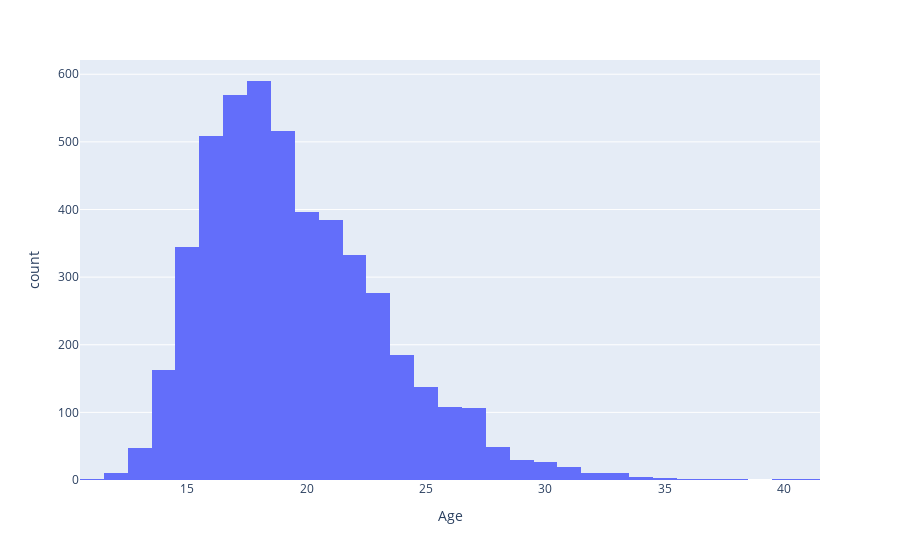

Source (notebook cell):
### Markdown cell above
**Женщины:**

### Code cell
women_age = swimmers.groupby(['ID', 'Year', 'Sex'], as_index=False).agg({'Age': 'min'}).dropna().query('Sex== "F"')
px.histogram(women_age, x='Age')

### Figure 1 — Plotly figure (JSON) as saved in the notebook; plotly's stock layout.template omitted (floating-point values rounded to 4 significant figures; data arrays with more than 128 entries replaced by an {"elided": "..."} marker saying what was removed)
{"data": [{"alignmentgroup": "True", "bingroup": "x", "hovertemplate": "Age=%{x}<br>count=%{y}<extra></extra>", "legendgroup": "", "marker": {"color": "#636efa", "pattern": {"shape": ""}}, "name": "", "offsetgroup": "", "orientation": "v", "showlegend": false, "type": "histogram", "x": {"elided": "4836 int values"}, "xaxis": "x", "yaxis": "y"}], "layout": {"barmode": "relative", "legend": {"tracegroupgap": 0}, "margin": {"t": 60}, "xaxis": {"anchor": "y", "domain": [0, 1], "title": {"text": "Age"}}, "yaxis": {"anchor": "x", "domain": [0, 1], "title": {"text": "count"}}}}
